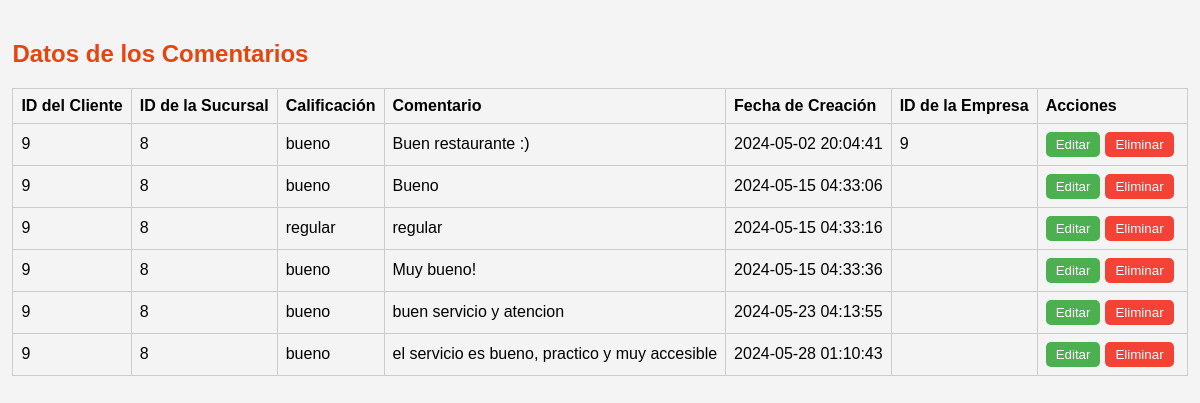
/src/super-user/super-user-functions/comments/read-comments.php, run on the app's committed database.
### tables this page shows
CREATE TABLE `comments` (
  `id` int NOT NULL,
  `client_id` int NOT NULL,
  `branch_id` int DEFAULT NULL,
  `rating` enum('bueno','regular','malo') NOT NULL,
  `comment` text,
  `created_at` timestamp NULL DEFAULT CURRENT_TIMESTAMP,
  `company_id` int DEFAULT NULL
);

### src/super-user/super-user-functions/comments/fetchComments.php (the view, shortened to what this page needs)
<?php
require '../../../db/connection.php';
$sql = "SELECT id, client_id, branch_id, rating, comment, created_at, company_id FROM comments";
$result = $conn->query($sql);
if ($result->num_rows > 0) {
    while ($row = $result->fetch_assoc()) {
        echo "<tr>";
        echo "<td>" . htmlspecialchars($row['client_id']) . "</td>";
        echo "<td>" . htmlspecialchars($row['branch_id']) . "</td>";
        echo "<td>" . htmlspecialchars($row['rating']) . "</td>";
        echo "<td>" . htmlspecialchars($row['comment']) . "</td>";
        echo "<td>" . htmlspecialchars($row['created_at']) . "</td>";
        echo "<td>" . htmlspecialchars($row['company_id']) . "</td>";
        echo '<td><button class="edit-btn" onclick="location.href=\'../update-comment.php?id=' . $row['id'] . '\'">Editar</button><button class="delete-btn" data-id="' . $row['id'] . '">Eliminar</button></td>';
        echo "</tr>";
    }
} else {
    echo "<tr><td colspan='7'>No hay comentarios registrados.</td></tr>";
}

### src/super-user/super-user-functions/comments/read-comments.css (style rules this page uses)
body { font-family: Arial, sans-serif; background-color: #f4f4f4; display: flex; justify-content: center; align-items: center; margin: 0; }
table, th, td { border: 1px solid #ccc; }
th, td { padding: 8px; text-align: left; }
button { padding: 5px 10px; margin-right: 5px; cursor: pointer; border-radius: 5px; border: none; }
.edit-btn { background-color: #4caf50; color: white; }
.delete-btn { background-color: #f44336; color: white; }

### data on the page
comments: client "9", branch "8", rating "bueno", comment "Buen restaurante :)", created_at "2024-05-02 20:04:41", company "9"
comments: client "9", branch "8", rating "bueno", comment "Bueno", created_at "2024-05-15 04:33:06"
comments: client "9", branch "8", rating "regular", comment "regular", created_at "2024-05-15 04:33:16"
comments: client "9", branch "8", rating "bueno", comment "Muy bueno!", created_at "2024-05-15 04:33:36"
comments: client "9", branch "8", rating "bueno", comment "buen servicio y atencion", created_at "2024-05-23 04:13:55"
comments: client "9", branch "8", rating "bueno", comment "el servicio es bueno, practico y muy accesible", created_at "2024-05-28 01:10:43"
